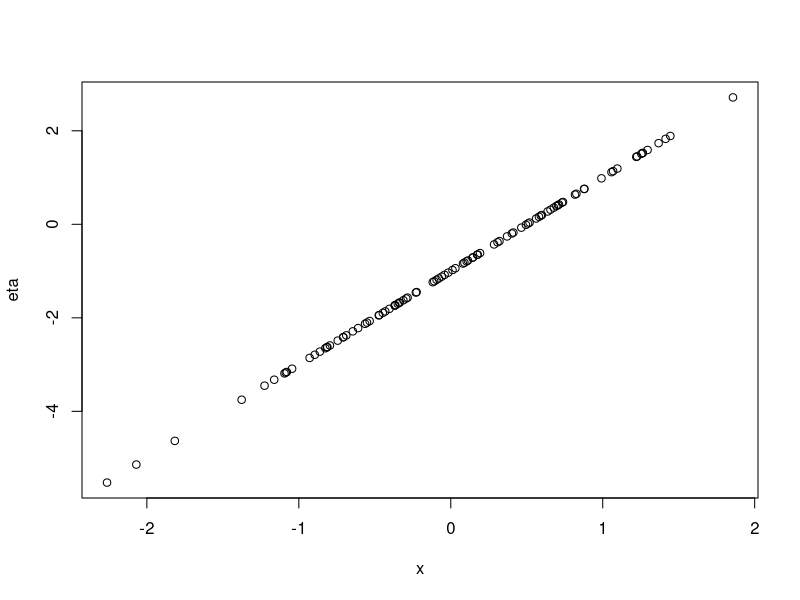
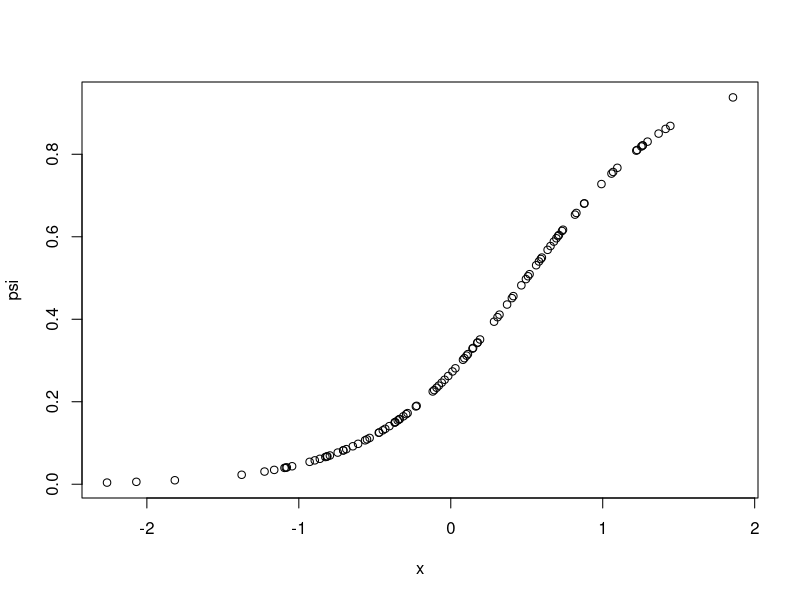
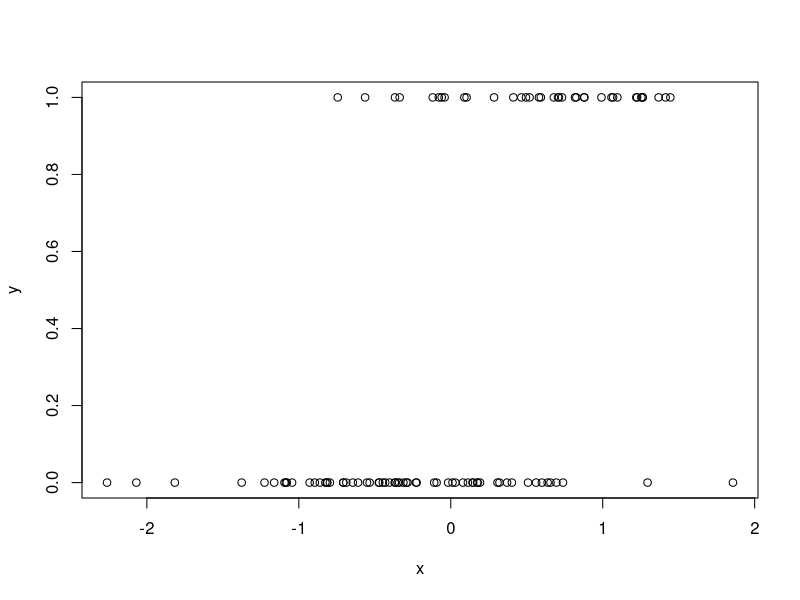
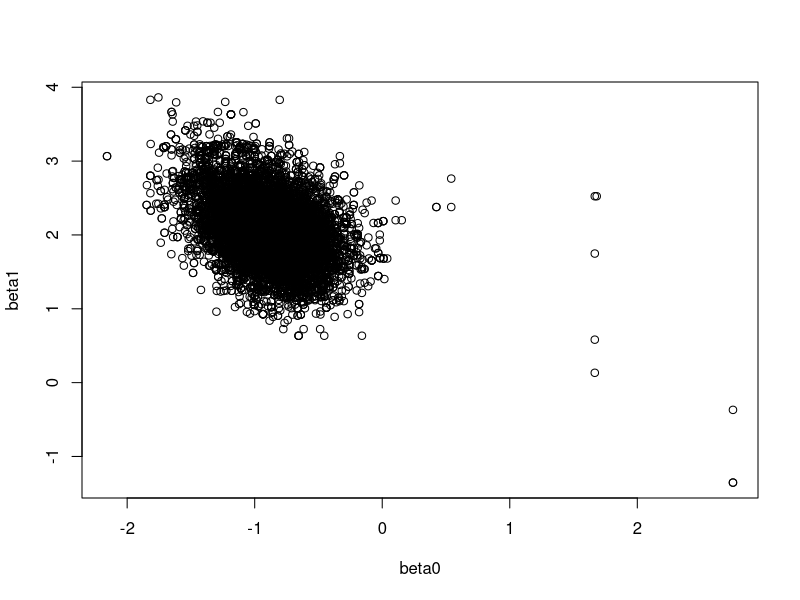
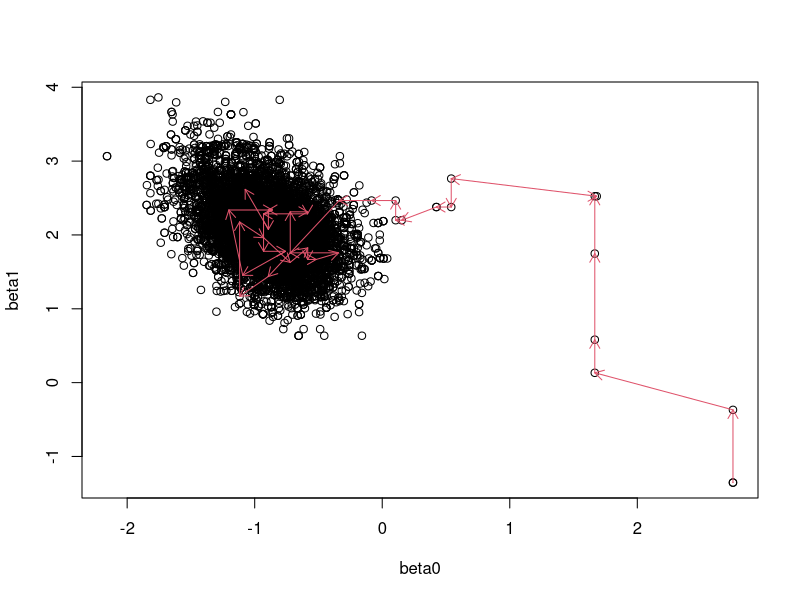
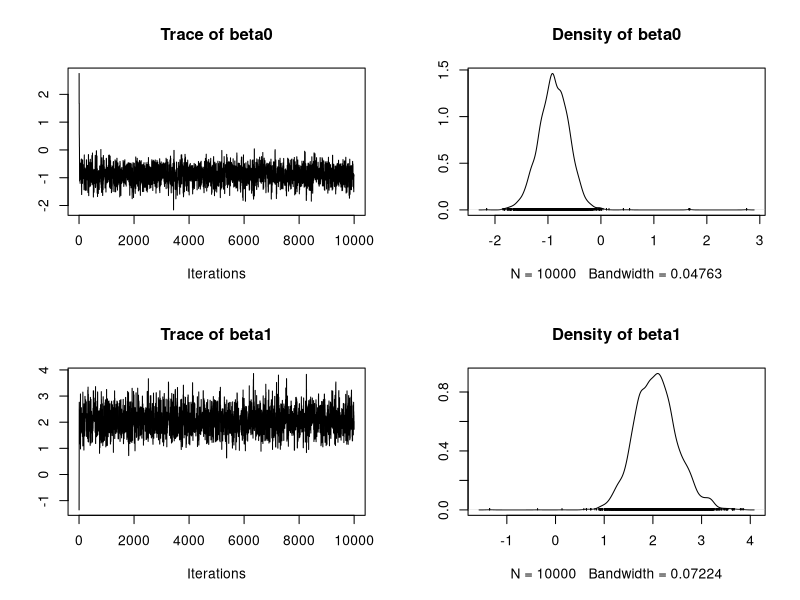
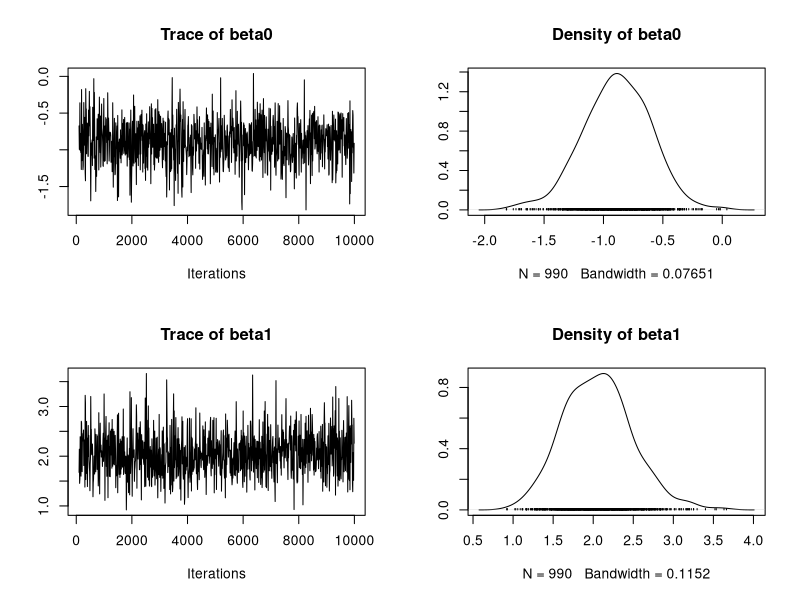

Reproduce these figures in R, in order.
# Generalized key to evaluating the likelihood equations and joint posterior
# probabilites for a logistic regression (binomial GLM)

# Generate some random data
n <- 100
set.seed(39090)
x <- rnorm(n) # Covariate
beta0 <- -1
beta1 <- 2

# Evaluate the mean and responses from the distributions
eta <- beta0 + beta1*x
psi <- plogis(eta)



plot(x, eta)

plot(x, psi)



y <- rbinom(n, size=1, prob=psi)


plot(x,y)

summary(glm1 <- glm(y~x, family=binomial))



## Evaluate the likelihood of the model

# Create a negative log-likelihood function
nll <- function(pars) {
    beta0 <- pars[1]
    beta1 <- pars[2]
    eta <- beta0 + beta1*x
    psi <- plogis(eta)
    ll <- dbinom(y, size=1, prob=psi, log=TRUE)
    -sum(ll)
}

# Variable inputs for nll function
starts <- c(beta0=0,beta1=0)

nll(starts)


starts2 <- c(beta0=-1,beta1=2)

nll(starts2)




## Minimize negative log-likelihood

## The optim function minimizes the neg log-liklihood
## Hessian = TRUE returns the Hessian matrix (2nd order partial derivatives)
fm <- optim(starts, nll, hessian=TRUE)
fm

# $par has the maximum likelihood estimates
mles <- fm$par

# Obtain the variance-covariance matrix by inverting the Hessian matrix
vcov <- solve(fm$hessian)

# Standard errors taken from the square-root of the diagonals on the variance-covariance matrix
SEs <- sqrt(diag(vcov))

cbind(Est=mles, SE=SEs)

summary(glm1)


#################################################################################
#################################################################################

## Bayesian inference


## Gibbs sampler


# Create a function "lm.gibbs" that uses input data to run n iterations using
# starting values and tuning values
glmB.gibbs <- function(data, niter=10000,
                       start, tune) {

# Create a matrix to store values from iterations
samples <- matrix(NA, niter, 2)
colnames(samples) <- c("beta0", "beta1")

# Store starting values
beta0 <- start[1]
beta1 <- start[2]

psi <- plogis(beta0 + beta1*x)
ll.y <- sum(dbinom(y, size=1, prob=psi, log=TRUE))


for(iter in 1:niter) {
    ### Propose candidates values for each probabilites

    ## Sample from p(beta0|dot)
##    psi <- plogis(beta0 + beta1*x)
##    ll.y <- sum(dbern(y, size=1, prob=psi, log=TRUE))
    # Prior probability of beta0
    prior.beta0 <- dnorm(beta0, 0, 1000, log=TRUE)

    beta0.cand <- rnorm(1, beta0, tune[1])
    psi.cand <- plogis(beta0.cand + beta1*x)
    ll.y.cand <- sum(dbinom(y, size=1, prob=psi.cand, log=TRUE))
    prior.beta0.cand <- dnorm(beta0.cand, 0, 1000, log=TRUE)

    mhr <- exp((ll.y.cand+prior.beta0.cand) - (ll.y+prior.beta0))

    if(runif(1) < mhr) {
        beta0 <- beta0.cand
        psi <- psi.cand
        ll.y <- ll.y.cand
    }

    ## Sample from p(beta1|dot)
    prior.beta1 <- dnorm(beta1, 0, 1000, log=TRUE)

    beta1.cand <- rnorm(1, beta1, tune[2])
    psi.cand <- plogis(beta0 + beta1.cand*x)
    ll.y.cand <- sum(dbinom(y, size=1, prob=psi.cand, log=TRUE))
    prior.beta1.cand <- dnorm(beta1.cand, 0, 1000, log=TRUE)

    mhr <- exp((ll.y.cand+prior.beta1.cand) - (ll.y+prior.beta1))
    if(runif(1) < mhr) {
        beta1 <- beta1.cand
        psi <- psi.cand
        ll.y <- ll.y.cand
    }


    samples[iter,] <- c(beta0, beta1)


}


return(samples)

}




mc1 <- glmB.gibbs(data=y, niter=10000,
                  start=c(3,-2),
                  tune=c(0.7, 1.2))

str(mc1)

## The MCMC samples from the posterior distribution
plot(mc1)


## Now with arrows indicating the sequence of the first 50 iterations
plot(mc1)
arrows(mc1[1:49,1], mc1[1:49,2], mc1[2:50,1], mc1[2:50,2], length=0.1, col=2)




library(coda)

# Create a Markov chain Monte Carlo object for the
mc1.1 <- mcmc(mc1)

plot(mc1.1)


# Evaluate rejection rate for MH ratio
# Should be somewhere around 60-70 percent
# This is where tuning comes in
rejectionRate(mc1.1)




mc1.1t <- window(mc1.1, start=101, thin=10)

plot(mc1.1t)

summary(mc1.1t)



